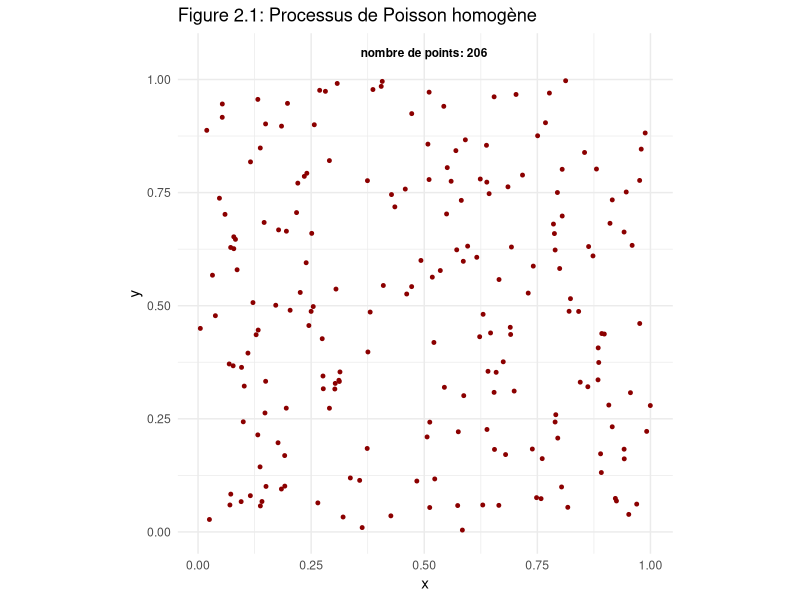
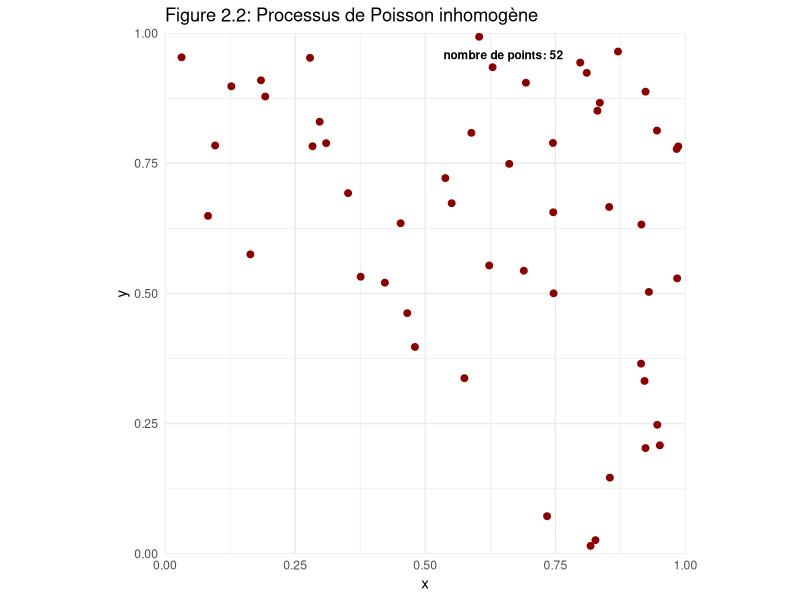
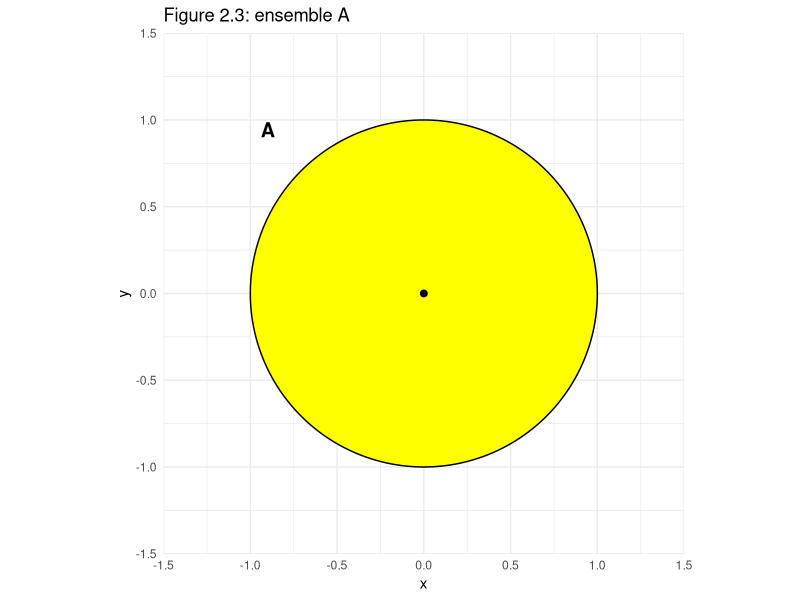
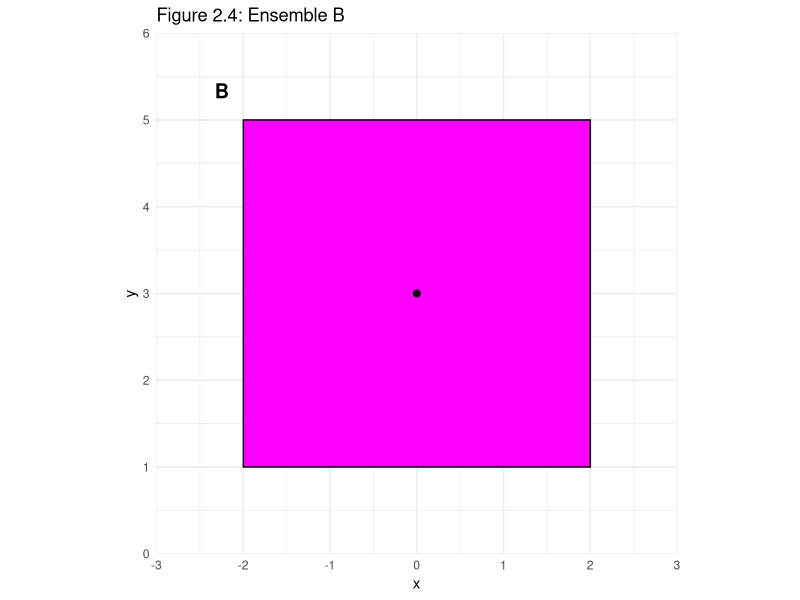
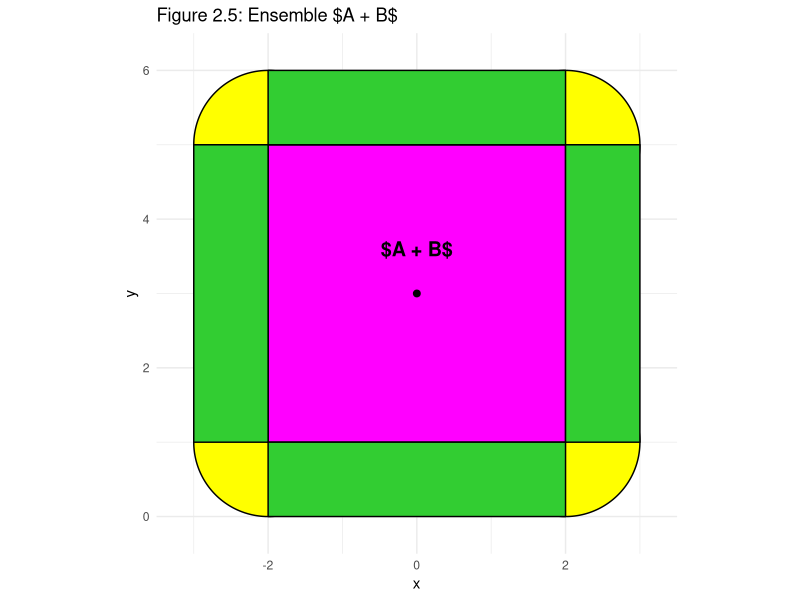
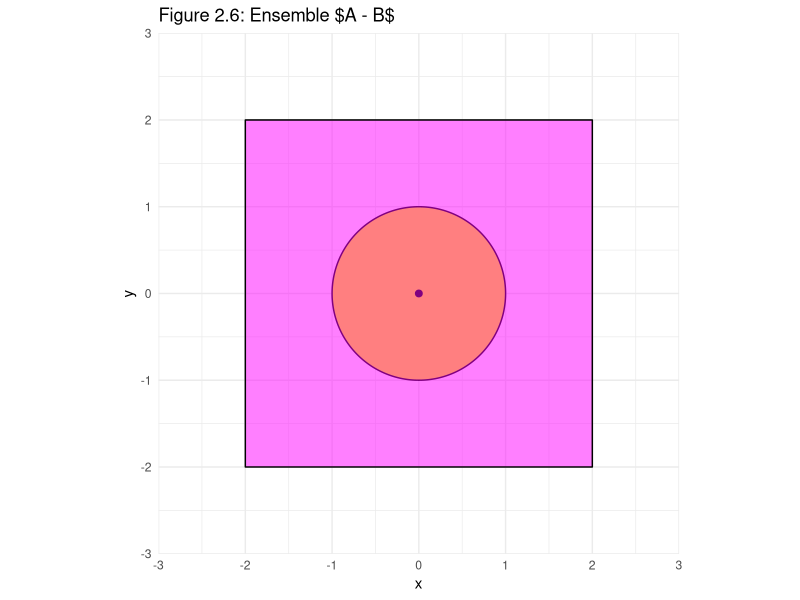
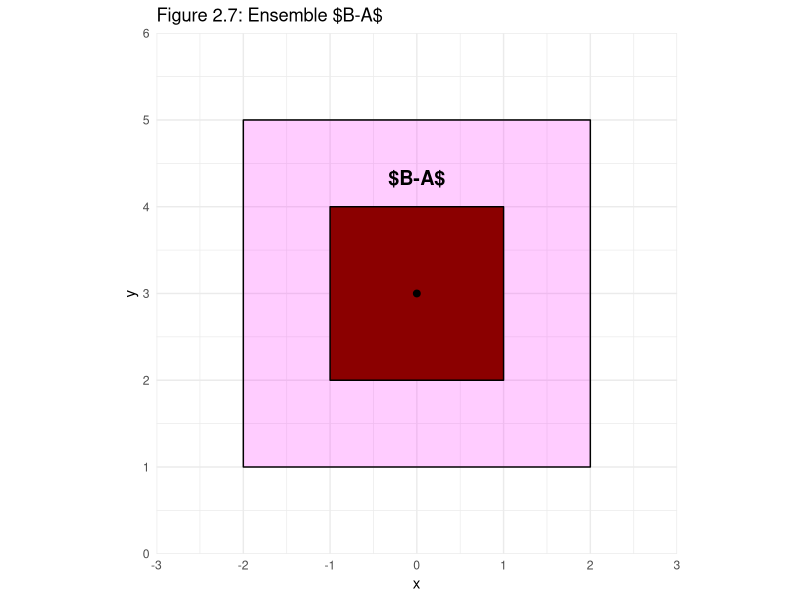
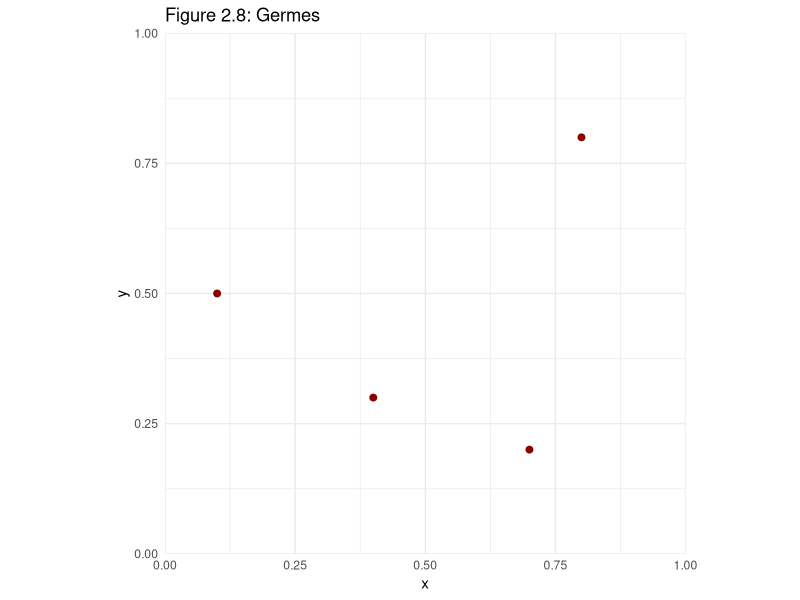

Reproduce these figures in R, in order.
## ---- chunk 1
#| label: setup
#| include: false

library(spatstat)
library(ggplot2)
## ---- chunk 2


library(spatstat.geom)
library(spatstat.random)


library(ggplot2)

set.seed(40)

w <- owin(c(0,1),c(0,1))

lambda<-200

ppoisson<-rpoispp(lambda, win = w)

n<-ppoisson$n
ggplot()+
  
  geom_point(data=as.data.frame(ppoisson),aes(x=x,y=y),
             colour="darkred",size=1)+
  
  coord_fixed()+
  labs(title="Figure 2.1: Processus de Poisson homogène",
       x="x",
       y="y")+
  annotate("text",x=0.5,y=1.05,label=paste("nombre de points:",n),
           size=3,fontface="bold",vjust=0)+
  
  theme_minimal()



## ---- chunk 3


library(spatstat.geom)
library(spatstat.random)
library(ggplot2)

set.seed(41)

w <- owin(c(0,1),c(0,1))

lambda<-function(x,y){(9*x)^2+(9*y)^2}

ppoisson<-rpoispp(lambda, win = w)

n<-ppoisson$n
  
ggplot()+
  
  geom_point(data=as.data.frame(ppoisson),aes(x=x,y=y),
             colour="darkred",size=2)+
  
  coord_fixed(xlim=c(0,1),
              ylim=c(0,1),
              expand=FALSE)+
  
  labs(title="Figure 2.2: Processus de Poisson inhomogène",
       x="x",
       y="y")+
  
  annotate("text",x=0.65,y=0.95,
           label=paste("nombre de points:",n),
           size=3,fontface="bold", vjust=0)+
  
  theme_minimal()



## ---- chunk 4

library(ggplot2)
library(ggforce)

coord_car_x<-c(-2,
              -2,
              2,
              2
              )

coord_car_y<-c(1,
               5,
               5,
               1
               )

ggplot()+
  
  geom_circle(aes(x0=0,y0=0,r=1), fill="yellow",colour="black",linewidth=0.5
              )+
  
  geom_point(data=data.frame(x=c(0),y=c(0)),aes(x=x,y=y),
             colour="black",size=2)+
  
  coord_fixed(x=c(-1.5, 1.5),
              y=c(-1.5, 1.5),
              expand=FALSE)+
  
  labs(title="Figure 2.3: ensemble A",x="x",y="y")+
  
    annotate("text",x=-0.9,y=0.9,
           label="A",
           size=5,fontface="bold", vjust=0)+

  theme_minimal()
  
ggplot()+
  geom_polygon(data=data.frame(x=coord_car_x, y=coord_car_y),
               aes(x=x, y=y),
               fill="magenta",colour="black", linewidth=0.5
               )+
  
  geom_point(data=data.frame(x=c(0),y=c(3)),aes(x=x,y=y),
             colour="black",size=2)+
  
  coord_fixed(x=c(-3, 3),
              y=c(0, 6),
              expand=FALSE)+
  
  labs(title="Figure 2.4: Ensemble B",x="x",y="y")+
  
    annotate("text",x=-2.25,y=5.25,
           label="B",
           size=5,fontface="bold", vjust=0)+
  
  theme_minimal()



## ---- chunk 5

library(ggplot2)
library(ggforce)

coord_car_x<-c(-2,
               -2,
               2,
               2
               )

coord_car_y<-c(1,
               5,
               5,
               1
               )

ggplot()+
  
  geom_circle(aes(x0=coord_car_x,y0=coord_car_y,r=1), fill="yellow",colour="black",linewidth=0.5
              )+
  
  geom_polygon(data=data.frame(x=coord_car_x, y=coord_car_y),
               aes(x=x, y=y),
               fill="magenta",colour="black", linewidth=0.5
               )+
  
  geom_polygon(data=data.frame(x=c(-3,-2,-2,-3),y=c(1,1,5,5)),
               aes(x=x,y=y),
               fill="limegreen",colour="black",linewidth=00.5)+
  
  geom_polygon(data=data.frame(x=c(3,2,2,3),y=c(1,1,5,5)),
               aes(x=x,y=y),
               fill="limegreen",colour="black",linewidth=0.5)+
  
  geom_polygon(data=data.frame(x=c(-2,2,2,-2),y=c(0,0,1,1)),
               aes(x=x,y=y),
               fill="limegreen",colour="black",linewidth=0.5)+    
  
 geom_polygon(data=data.frame(x=c(-2,2,2,-2),y=c(5,5,6,6)),
               aes(x=x,y=y),
               fill="limegreen",colour="black",linewidth=0.5)+  
  
  geom_point(data=data.frame(x=c(0),y=c(3)),aes(x=x,y=y),
             colour="black",size=2)+
  
  coord_fixed(x=c(-3.5, 3.5),
              y=c(-0.5, 6.5),
              expand=FALSE)+
  
  labs(title="Figure 2.5: Ensemble $A + B$",x="x",y="y")+
  
  annotate("text",x=0,y=3.5,
           label="$A + B$",
           size=5,fontface="bold", vjust=0)+
  
  theme_minimal()
  

## ---- chunk 6
library(ggplot2)
library(ggforce)

coord_car_x<-c(-2,
               -2,
               2,
               2
               )

coord_car_y<-c(-2,
               2,
               2,
               -2
               )

ggplot()+
  
   
  geom_circle(aes(x0=0,y0=0,r=1), fill="yellow",colour="black",linewidth=0.5
              )+
  
  geom_point(data=data.frame(x=c(0),y=c(0)),aes(x=x,y=y),
             colour="black",size=2)+
  
  geom_polygon(data=data.frame(x=coord_car_x, y=coord_car_y),
               aes(x=x, y=y),
               fill="magenta",colour="black", linewidth=0.5,alpha=0.5
               )+
  
    coord_fixed(x=c(-3, 3),
              y=c(-3,3),
              expand=FALSE)+
  
  labs(title="Figure 2.6: Ensemble $A - B$",x="x",y="y")+
  
  theme_minimal()
## ---- chunk 7
library(ggplot2)

coord_car_x<-c(-2,
               -2,
               2,
               2
               )

coord_car_y<-c(1,
               5,
               5,
               1
               )

ggplot()+
  geom_polygon(data=data.frame(x=coord_car_x, y=coord_car_y),
               aes(x=x, y=y),
               fill="magenta",colour="black", linewidth=0.5, alpha=0.2
               )+
  
  geom_polygon(data=data.frame(x=c(-1,-1,1,1), y=c(2,4,4,2)),
               aes(x=x, y=y),
               fill="darkred",colour="black", linewidth=0.5
               )+
  
  geom_point(data=data.frame(x=c(0),y=c(3)),aes(x=x,y=y),
             colour="black",size=2)+
  
  coord_fixed(x=c(-3, 3),
              y=c(0, 6),
              expand=FALSE)+
  
  labs(title="Figure 2.7: Ensemble $B-A$",x="x",y="y")+
  
    annotate("text",x=0,y=4.25,
           label="$B-A$",
           size=5,fontface="bold", vjust=0)+
  
  theme_minimal()
## ---- chunk 8
library(ggplot2)
library(ggforce)
coordonnees_x <-c(0.1 ,
                  0.4 ,
                  0.7 ,
                  0.8
                  )

coordonnees_y <-c(0.5 ,
                  0.3 ,
                  0.2 ,
                  0.8
                  )

ggplot()+
  geom_point(data=data.frame(x=coordonnees_x, y=coordonnees_y),
             aes(x = x , y = y),
             colour="darkred",
             size=2)+
  
  coord_fixed(xlim = c(0, 1),
              ylim = c(0, 1),
              expand = FALSE) +

  labs(title="Figure 2.8: Germes", x="x", y="y")+
  
  theme_minimal()
## ---- chunk 9
library(ggplot2)
library(ggforce)

theta<-seq(0,2*pi,length.out=200)
r<-0.175

contour_cercle_x<- r*cos(theta)
contour_cercle_y<- r*sin(theta)

ggplot()+
  geom_polygon(data=data.frame(x=contour_cercle_x,y=contour_cercle_y),
               aes(x=x, y=y),
               fill="magenta", colour="red", linewidth=1, alpha=0.5)+
  
  geom_point(data=data.frame(x=0,y=0),
             aes(x=x,y=y),
             colour="darkred",
             size=2)+
  
  coord_fixed(x=c(-0.3, 0.3),
              y=c(-0.3,0.3),
              expand=FALSE) +
  
  
  labs(title="Figure 2.9: Grains", x="x", y="y")+
  theme_minimal()
## ---- chunk 10
library(ggplot2)
library(ggforce)
coordonnees_x <-c(0.1 ,
                  0.4 ,
                  0.7 ,
                  0.8
                  )

coordonnees_y <-c(0.5 ,
                  0.3 ,
                  0.2 ,
                  0.8
                  )

ggplot(data.frame(x=coordonnees_x, y=coordonnees_y))+
  geom_circle(aes(x0=coordonnees_x,y0=coordonnees_y, r=r), fill="magenta", colour="red", alpha=0.5)+
  
  geom_point(data=data.frame(x=coordonnees_x,y=coordonnees_y),
             aes(x=x,y=y),
             colour="darkred",
             size=2)+
  
  coord_fixed(x=c(0, 1),
              y=c(0, 1),
              expand=FALSE)+
    
  labs(title="Figure 2.10: Modèle booléen", x="x", y="y")+
  
  theme_minimal()
## ---- chunk 11

library(spatstat.geom)
library(spatstat.random)
library(ggplot2)

set.seed(41)

w <- owin(c(0,1),c(0,1))

lambda<-function(x,y){(9*x)^2+(9*y)^2}

ppoisson<-rpoispp(lambda, win = w)

n<-ppoisson$n
  
R <- rep(0, 16)


p<-ggplot()+
  
  geom_hline(yintercept=c(0.25,0.5,0.75), color="purple",linewidth=1)+
  
  geom_vline(xintercept=c(0.25,0.5,0.75), color="purple",linewidth=1)+
  
  geom_point(data=as.data.frame(ppoisson),aes(x=x,y=y),
             colour="darkred",size=2)+
  
  coord_fixed(xlim=c(0,1),
              ylim=c(0,1),
              expand=FALSE)+
  
  labs(title="Figure 2.11: Cas inhomogène",
       x="x",
       y="y")+
  
  theme_minimal()

for (i in 1:n){
 xi<-ppoisson$x[i]
 yi<-ppoisson$y[i]
 
 col<-ifelse(xi<0.25,1,
              ifelse(xi<0.5,2,
                    ifelse(xi<0.75,3,4)))
 
  
 rang<-ifelse(yi<0.25,1,
              ifelse(yi<0.5,2,
                    ifelse(yi<0.75,3,4)))
  
 num_cell<-col+(rang-1)*4
  
  R[num_cell]<-R[num_cell]+1
}

for (i in 1:16){
  
  col<-ifelse(i<5,1,
               ifelse(i<9,2,
                      ifelse(i<13,3,4)))
  
  rang<-ifelse(i%%4==1,1,
              ifelse(i%%4==2,2,
                    ifelse(i%%4==3,3,4)))
  
  p<-p+annotate("text",x=0.125+0.25*rang-0.25,y=0.125+0.25*col-0.25,
          label=R[i],
          size=3,fontface="bold", vjust=0)
  
  }



print(p)



## ---- chunk 12
library(spatstat.geom)
library(spatstat.random)
library(ggplot2)

set.seed(41)

w <- owin(c(0,1),c(0,1))

lambda<-function(x,y){(9*x)^2+(9*y)^2}

ppoisson<-rpoispp(lambda, win = w)

n<-ppoisson$n
  
R <- rep(0, 16)


p<-ggplot()+
  
  geom_hline(yintercept=c(0.25,0.5,0.75), color="purple",linewidth=1)+
  
  geom_vline(xintercept=c(0.25,0.5,0.75), color="purple",linewidth=1)+
  
  coord_fixed(xlim=c(0,1),
              ylim=c(0,1),
              expand=FALSE)+
  
  labs(title="Figure 2.12: Cas inhomogène",
       x="x",
       y="y")+
  
  theme_minimal()

for (i in 1:n){
 xi<-ppoisson$x[i]
 yi<-ppoisson$y[i]
 
 col<-ifelse(xi<0.25,1,
              ifelse(xi<0.5,2,
                    ifelse(xi<0.75,3,4)))
 
  
 rang<-ifelse(yi<0.25,1,
              ifelse(yi<0.5,2,
                    ifelse(yi<0.75,3,4)))
  
 num_cell<-col+(rang-1)*4
  
  R[num_cell]<-R[num_cell]+1
 
}
 max<-max(R)
for (i in 1:16){
  
  col<-ifelse(i<5,1,
               ifelse(i<9,2,
                      ifelse(i<13,3,4)))
  
  rang<-ifelse(i%%4==1,1,
              ifelse(i%%4==2,2,
                    ifelse(i%%4==3,3,4)))
  
  coord_x<-c(rang/4-0.25,
                 rang/4,
                 rang/4,
                 rang/4-0.25)
  
  
  coord_y<-c(col/4,
                 col/4,
                 col/4-0.25,
                 col/4-0.25)
  
  
  
  p<-p+geom_polygon(data=data.frame(x=coord_x, y=coord_y, nb_points=R[i]),
               aes(x=x, y=y, fill=nb_points),
               linewidth=0.5
               )+
  annotate("text",x=0.125+0.25*rang-0.25,y=0.125+0.25*col-0.25,
          label=R[i],
          size=3,fontface="bold", vjust=0)
  }


p<-p+scale_fill_gradient(low="white",high="magenta",
                         name ="nombre de points par cellule",
                         limits=c(0,max(R)))

print(p)

## ---- chunk 13
library(spatstat.geom)
library(spatstat.random)
library(ggplot2)



set.seed(40)

w <- owin(c(0,1),c(0,1))

lambda<-200

ppoisson<-rpoispp(lambda, win = w)

n<-ppoisson$n
  
R <- rep(0, 16)


p<-ggplot()+
  
  geom_hline(yintercept=c(0.25,0.5,0.75), color="purple",linewidth=1)+
  
  geom_vline(xintercept=c(0.25,0.5,0.75), color="purple",linewidth=1)+
  
  geom_point(data=as.data.frame(ppoisson),aes(x=x,y=y),
             colour="darkred",size=1)+
  
  coord_fixed(xlim=c(0,1),
              ylim=c(0,1),
              expand=FALSE)+
  
  labs(title="Figure 2.13: Cas homogène",
       x="x",
       y="y")+
  
  theme_minimal()

for (i in 1:n){
 xi<-ppoisson$x[i]
 yi<-ppoisson$y[i]
 
 col<-ifelse(xi<0.25,1,
              ifelse(xi<0.5,2,
                    ifelse(xi<0.75,3,4)))
 
  
 rang<-ifelse(yi<0.25,1,
              ifelse(yi<0.5,2,
                    ifelse(yi<0.75,3,4)))
  
 num_cell<-col+(rang-1)*4
  
  R[num_cell]<-R[num_cell]+1
}

for (i in 1:16){
  
  col<-ifelse(i<5,1,
               ifelse(i<9,2,
                      ifelse(i<13,3,4)))
  
  rang<-ifelse(i%%4==1,1,
              ifelse(i%%4==2,2,
                    ifelse(i%%4==3,3,4)))
  
  p<-p+annotate("text",x=0.125+0.25*rang-0.25,y=0.125+0.25*col-0.25,
          label=R[i],
          size=3,fontface="bold", vjust=0)
  
  }



print(p)


## ---- chunk 14
library(spatstat.geom)
library(spatstat.random)
library(ggplot2)

set.seed(40)

w <- owin(c(0,1),c(0,1))

lambda<-200

ppoisson<-rpoispp(lambda, win = w)

n<-ppoisson$n
  
R <- rep(0, 16)


p<-ggplot()+
  
  geom_hline(yintercept=c(0.25,0.5,0.75), color="purple",linewidth=1)+
  
  geom_vline(xintercept=c(0.25,0.5,0.75), color="purple",linewidth=1)+
  
  coord_fixed(xlim=c(0,1),
              ylim=c(0,1),
              expand=FALSE)+
  
  labs(title="Figure 2.14: Cas homogène",
       x="x",
       y="y")+
  
  theme_minimal()

for (i in 1:n){
 xi<-ppoisson$x[i]
 yi<-ppoisson$y[i]
 
 col<-ifelse(xi<0.25,1,
              ifelse(xi<0.5,2,
                    ifelse(xi<0.75,3,4)))
 
  
 rang<-ifelse(yi<0.25,1,
              ifelse(yi<0.5,2,
                    ifelse(yi<0.75,3,4)))
  
 num_cell<-col+(rang-1)*4
  
  R[num_cell]<-R[num_cell]+1
 
}
 max<-max(R)
for (i in 1:16){
  
  col<-ifelse(i<5,1,
               ifelse(i<9,2,
                      ifelse(i<13,3,4)))
  
  rang<-ifelse(i%%4==1,1,
              ifelse(i%%4==2,2,
                    ifelse(i%%4==3,3,4)))
  
  coord_x<-c(rang/4-0.25,
                 rang/4,
                 rang/4,
                 rang/4-0.25)
  
  
  coord_y<-c(col/4,
                 col/4,
                 col/4-0.25,
                 col/4-0.25)
  
  
  
  p<-p+geom_polygon(data=data.frame(x=coord_x, y=coord_y, nb_points=R[i]),
               aes(x=x, y=y, fill=nb_points),
               linewidth=0.5
               )+
  annotate("text",x=0.125+0.25*rang-0.25,y=0.125+0.25*col-0.25,
          label=R[i],
          size=3,fontface="bold", vjust=0)
  }


p<-p+scale_fill_gradient(low="white",high="magenta",
                         name ="nombre de points par cellule",
                         limits=c(0,max(R)))

print(p)
## ---- chunk 15

library(spatstat.geom)
library(spatstat.random)
library(ggplot2)

set.seed(41)

w <- owin(c(0,1),c(0,1))

lambda<-function(x,y){(9*x)^2+(9*y)^2}

ppoisson<-rpoispp(lambda, win = w)

den<-density(ppoisson,sigma=0.2)

den_f<-as.data.frame(den)

ggplot(den_f,aes(x,y,fill=value)) +
  geom_raster() +
  scale_fill_gradientn(colours=c("white","magenta")) +
  coord_fixed() +
  labs(title = "Figure 2.15: Fonction d'intensité estimée",
       fill = "Densité") +
  theme_minimal()

grid <- expand.grid(
  x = seq(0, 1, length.out = 100),
  y = seq(0, 1, length.out = 100)
)

grid$value <- with(grid, lambda(x, y))

x<-seq(0,1,length.out=100)
y<-seq(0,1,length.out=100)
z<-outer(x,y,lambda)

persp(den$xcol,den$yrow,den$v,theta=30,phi=15,col="magenta",shade=0.5,
      border=NA,xlab="x",ylab="y",zlab="z"
      )

title(main = "Figure 2.16 : Fonction d'intensité estimée")

ggplot(grid, aes(x, y, fill = value)) +
  geom_raster() +
  scale_fill_gradientn(colours = c("white", "magenta")) +
  coord_fixed() +
  labs(
    title = "Figure 2.17: Intensité théorique",
    fill = "Densité"
  ) +
  theme_minimal()

persp(x,y,z,
      theta=30,phi=15,col="magenta",shade=0.5,
      border=NA,xlab="x",ylab="y",zlab="z"
      )
title(main = "Figure 2.18: Fonction d'intensité théorique")
